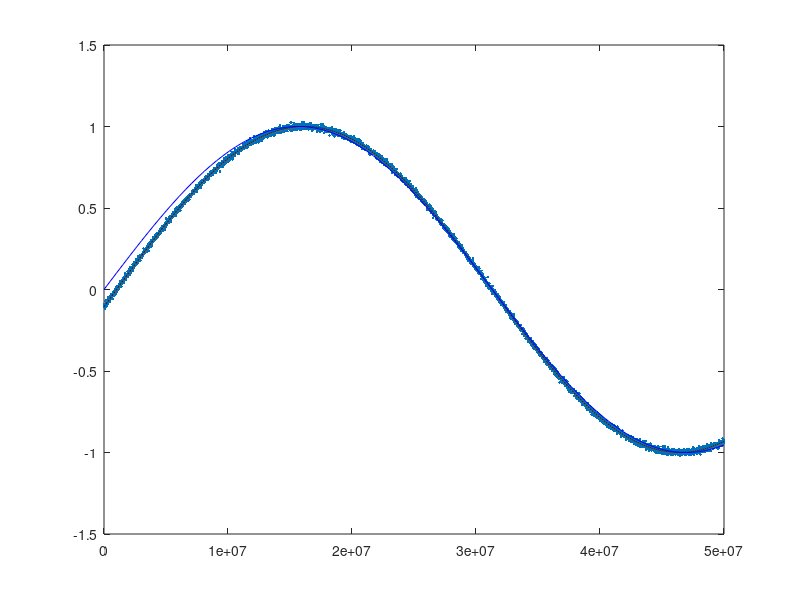

The MATLAB script that drew this image:
% Fit rough sin data
clear
x = [0:1e4:5e7]';
f = 1.6516e-08;
phi = rand;
y_prime = sin(2*pi*x*f+2*pi*phi);
y = y_prime + .01*randn(size(x));
% 
% 
% 
yu = max(y);
yl = min(y);
yr = (yu-yl)/2;                               % Range of ?y?
yz = movmean(y-yu+(yr),floor(length(y)/50));
zx = x(yz .* circshift(yz,[1 0]) <= 0);     % Find zero-crossings
if length(zx) > 2
    per = 2*mean(diff(zx));                     % Estimate period
else
    per = 2*max(x)-min(x);
end
ym = mean(y);                               % Estimate offset
fit = @(b,x)  1.*(sin(2*pi*x.*b(1) + 2*pi*b(2))) + 0;    % Function to fit
fcn = @(b) sum((fit(b,x) - y).^2);
OPTIONS = optimset('Display','none');% Least-Squares cost function
s = fminsearch(fcn, [1/per;  0],OPTIONS);                       % Minimise Least-Squares
xp = linspace(min(x),max(x));
disp([[5;phi] s])
% y = Gm

m = [0 0];
for i = 1:10
    m_old = m;
    G = [x-m(1)^2*(x).^3/6+m(1)^4*x.^5/120 ones(size(x))];
    m = G\y;
    y_star = G*m;
    if (norm(m-m_old) < 1e-4)
        break
    end
end


figure(1)
clf
plot(x,y,'.')
hold on
plot(x,yz,'-.')
plot(x,y_prime,'--k')
% plot(x,y_star,'r')
plot(xp, fit(s,xp),'b')
